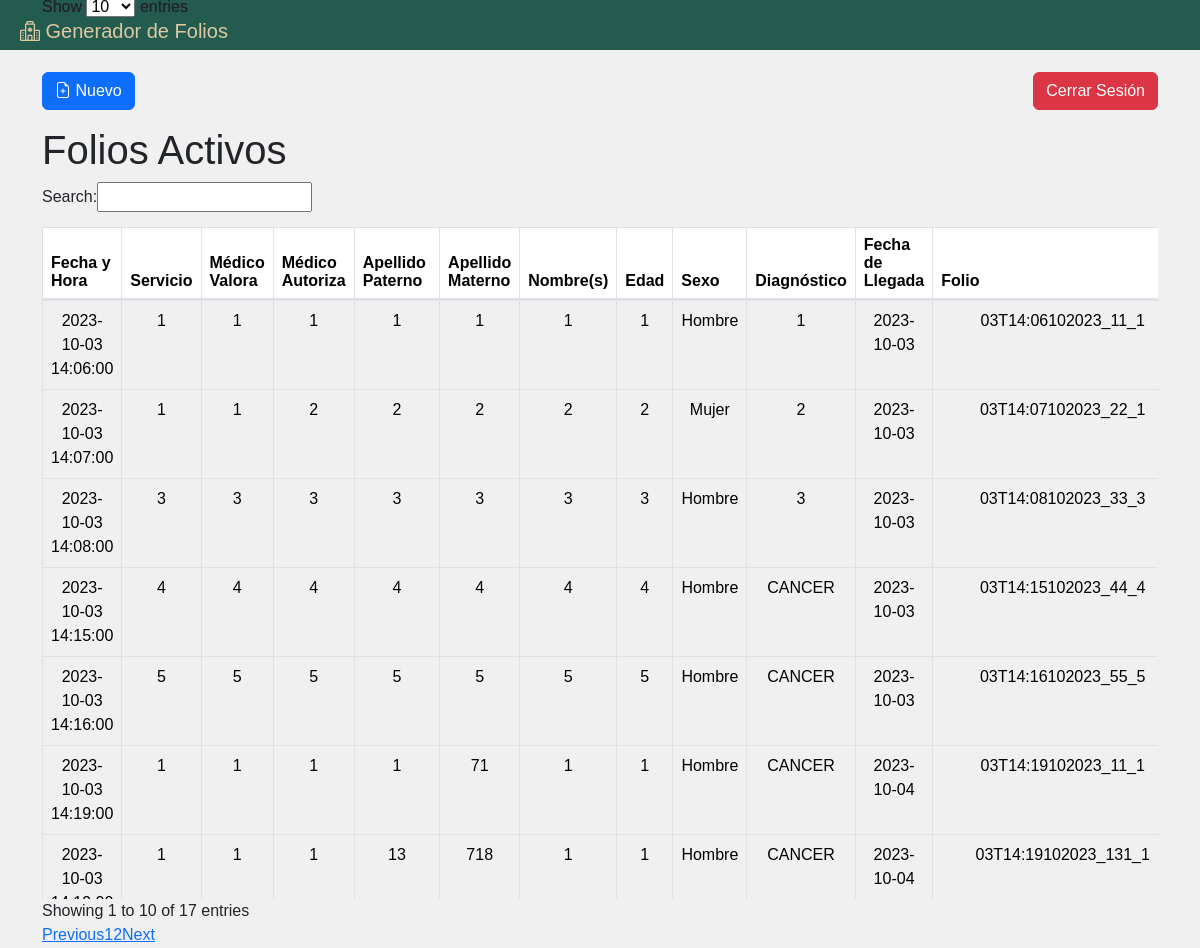
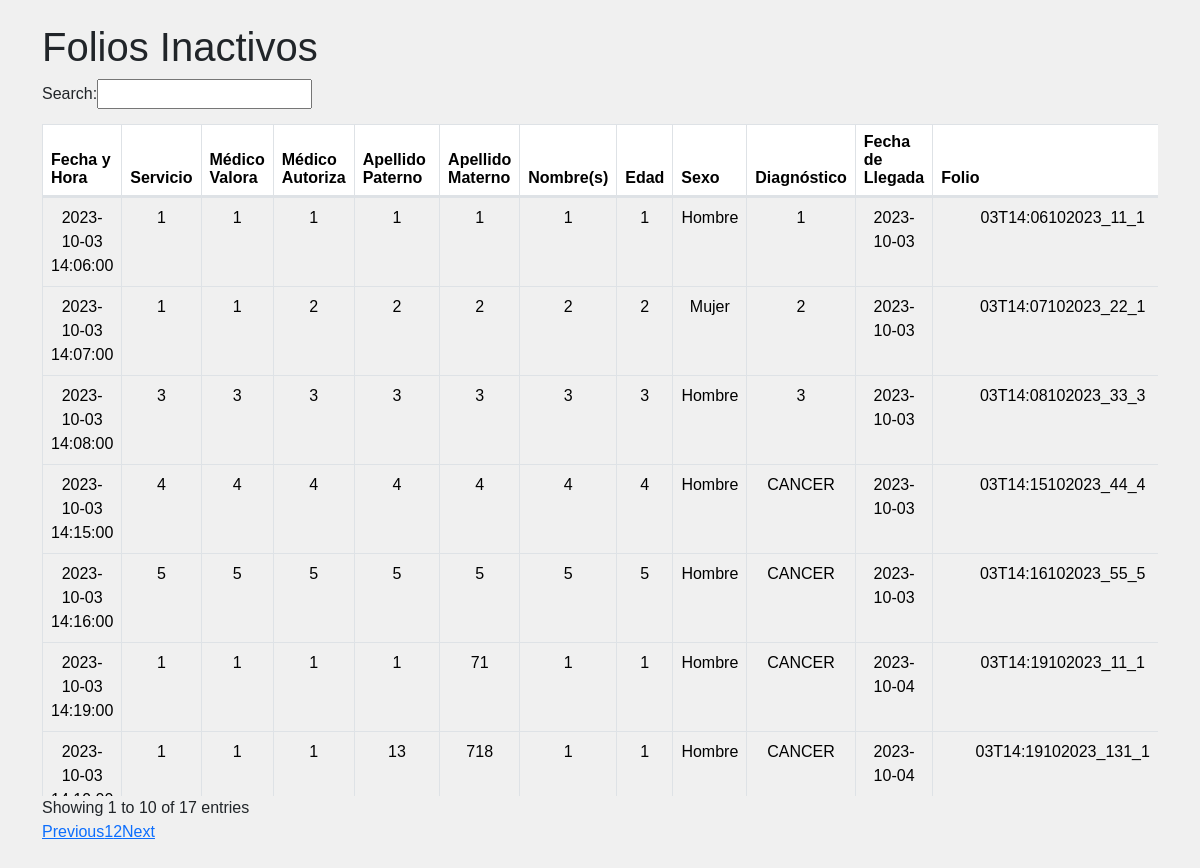
/folios/index.php (signed in), run on the app's committed database (2 pictures, top to bottom).
### tables this page shows
CREATE TABLE `registros` (
  `id_folio` int(11) NOT NULL,
  `fechaHora` datetime NOT NULL,
  `servicio` varchar(25) NOT NULL,
  `medicoValorador` varchar(75) NOT NULL,
  `mediocoAutorizador` varchar(75) NOT NULL,
  `apellidoPaterno` varchar(50) NOT NULL,
  `apellidoMaterno` varchar(50) NOT NULL,
  `nombre` varchar(50) NOT NULL,
  `edad` int(11) NOT NULL,
  `sexo` varchar(15) NOT NULL,
  `diagnostico` varchar(50) NOT NULL,
  `fechaLlegada` date NOT NULL,
  `folio` varchar(100) NOT NULL
);

### folios/php/models/database.model.php (called while the page is built, shortened)
<?php
    class Database {
        private $host;
        private $dbName;
        private $username;
        private $password;
        public function __construct($host, $dbName, $username, $password){
            $this->host = $host;
            $this->dbName = $dbName;
            $this->username = $username;
            $this->password = $password;
        }
        function getConnections(){
            $connection = mysqli_connect($this->host,  $this->username, $this->password, $this->dbName);
            $connection->set_charset("utf8");
            return $connection;
        }
        function getRows($params){
            $all = array();
            $onConnection = $this->getConnections();
            if( $resultado = mysqli_query($onConnection, $params) ){
                while($fila = $resultado->fetch_array() ){
                    $all[]=$fila;
                }
                return $all;
            }
        }
    }
?>

### folios/php/controllers/tabla.controller.php (called while the page is built, shortened)
<?php
    require(__DIR__ . '/../models/database.model.php');
    $connectionDB = new Database(DB_HOST, DB_NAME, DB_USERNAME, DB_PASSWORD);
    $query_folios="SELECT * FROM registros";
    $data_folios =$connectionDB->getRows($query_folios);
?>

### folios/index.php (the view, shortened to what this page needs)
<?php
    require('php/controllers/tabla.controller.php');
?>
<!DOCTYPE html>
<html lang="en">
<head>
    <link href="https://cdn.jsdelivr.net/npm/bootstrap@5.3.2/dist/css/bootstrap.min.css" rel="stylesheet">
    <link rel="stylesheet" href="https://cdn.jsdelivr.net/npm/bootstrap-icons@1.11.1/font/bootstrap-icons.css">
    <link href="https://cdn.datatables.net/v/dt/dt-1.13.6/datatables.min.css" rel="stylesheet">
    <link rel="stylesheet" href="css/styles.css">
    <link
            rel="stylesheet"
            href="https://cdnjs.cloudflare.com/ajax/libs/font-awesome/6.2.0/css/all.min.css"
        />
</head>
    <header>
        <h5 style="color:#DDC9A3; margin-top: 20px;">
        <i class="bi bi-hospital"></i>
        Generador de Folios</h5>
    </header>
<br><br><br>
<body>
    <div class="container">
    <div style="overflow-x: auto;">
    <div class="d-flex justify-content-between align-items-center mb-3">
    <button type="button" class="btn btn-primary" data-bs-toggle="modal" data-bs-target="#exampleModal">
        <i class="bi bi-file-earmark-plus"></i>
        Nuevo
    </button>
    <button id="cerrar-sesion-button" class="btn btn-danger">Cerrar Sesión</button>
</div>
<h1>Folios Activos</h1>
<table id="miTabla" class="table table-bordered" style="width: 90%; margin: 0 auto;">
    <thead>
        <tr>
            <th>Fecha y Hora</th>
            <th>Servicio</th>
            <th>Médico Valora</th>
            <th>Médico Autoriza</th>
            <th>Apellido Paterno</th>
            <th>Apellido Materno</th>
            <th>Nombre(s)</th>
            <th>Edad</th>
            <th>Sexo</th>
            <th>Diagnóstico</th>
            <th>Fecha de Llegada</th>
            <th>Folio</th>
        </tr>
    </thead>
    <tbody>
        <?php
        foreach ($data_folios as $folio) {
            echo '<tr data-id="' . $folio['id_folio'] . '">';
            echo "<td>" . $folio['fechaHora'] . "</td>";
            echo "<td>" . $folio['servicio'] . "</td>";
            echo "<td>" . $folio['medicoValorador'] . "</td>";
            echo "<td>" . $folio['mediocoAutorizador'] . "</td>";
            echo "<td>" . $folio['apellidoPaterno'] . "</td>";
            echo "<td>" . $folio['apellidoMaterno'] . "</td>";
            echo "<td>" . $folio['nombre'] . "</td>";
            echo "<td>" . $folio['edad'] . "</td>";
            echo "<td>" . $folio['sexo'] . "</td>";
            echo "<td>" . $folio['diagnostico'] . "</td>";
            echo "<td>" . $folio['fechaLlegada'] . "</td>";
            echo "<td>" . $folio['folio'] . "</td>";
            echo "</tr>";
        }
        ?>
    </tbody>
</table>
<br>
<h1>Folios Inactivos</h1>
<table id="tabla2" class="table table-bordered" style="width: 90%; margin: 0 auto;">
    <thead>
        <tr>
            <th>Fecha y Hora</th>
            <th>Servicio</th>
            <th>Médico Valora</th>
            <th>Médico Autoriza</th>
            <th>Apellido Paterno</th>
            <th>Apellido Materno</th>
            <th>Nombre(s)</th>
            <th>Edad</th>
            <th>Sexo</th>
            <th>Diagnóstico</th>
            <th>Fecha de Llegada</th>
            <th>Folio</th>
        </tr>
    </thead>
    <tbody>
        <?php
        foreach ($data_folios as $folio) {
            echo "<tr>";
            echo "<td>" . $folio['fechaHora'] . "</td>";
            echo "<td>" . $folio['servicio'] . "</td>";
            echo "<td>" . $folio['medicoValorador'] . "</td>";
            echo "<td>" . $folio['mediocoAutorizador'] . "</td>";
            echo "<td>" . $folio['apellidoPaterno'] . "</td>";
            echo "<td>" . $folio['apellidoMaterno'] . "</td>";
            echo "<td>" . $folio['nombre'] . "</td>";
            echo "<td>" . $folio['edad'] . "</td>";
            echo "<td>" . $folio['sexo'] . "</td>";
            echo "<td>" . $folio['diagnostico'] . "</td>";
            echo "<td>" . $folio['fechaLlegada'] . "</td>";
            echo "<td>" . $folio['folio'] . "</td>";
            echo "</tr>";
        }
        ?>
    </tbody>
</table>
    <br>
</div>
</body>
</html>

### folios/css/styles.css (style rules this page uses)
body { font-family: Arial, sans-serif; margin: 0; padding: 0; background-color: #f0f0f0; }
header { position: fixed; top: 0; width: 100%; height: 50px; display: flex; justify-content: space-between; align-items: center; padding: 0 20px; background-color:#235B4E; }
#miTabla, #tabla2 { margin: 0 auto; width: 90%; }
#miTabla td, #miTabla th, #tabla2 td, #tabla2 th { text-align: center; }
#miTabla tbody tr, #tabla2 tbody tr { line-height: 1.5; margin-bottom: 10px; }
#miTabla, #tabla2 { --bs-table-bg: transparent; }

### data on the page
registros: fechaHora "2023-10-03 14:06:00", servicio "1", medicoValorador "1", mediocoAutorizador "1", apellidoPaterno "1", apellidoMaterno "1", nombre "1", edad "1", sexo "Hombre", diagnostico "1", fechaLlegada "2023-10-03", folio "03T14:06102023_11_1"
registros: fechaHora "2023-10-03 14:07:00", servicio "1", medicoValorador "1", mediocoAutorizador "2", apellidoPaterno "2", apellidoMaterno "2", nombre "2", edad "2", sexo "Mujer", diagnostico "2", fechaLlegada "2023-10-03", folio "03T14:07102023_22_1"
registros: fechaHora "2023-10-03 14:08:00", servicio "3", medicoValorador "3", mediocoAutorizador "3", apellidoPaterno "3", apellidoMaterno "3", nombre "3", edad "3", sexo "Hombre", diagnostico "3", fechaLlegada "2023-10-03", folio "03T14:08102023_33_3"
registros: fechaHora "2023-10-03 14:15:00", servicio "4", medicoValorador "4", mediocoAutorizador "4", apellidoPaterno "4", apellidoMaterno "4", nombre "4", edad "4", sexo "Hombre", diagnostico "CANCER", fechaLlegada "2023-10-03", folio "03T14:15102023_44_4"
registros: fechaHora "2023-10-03 14:16:00", servicio "5", medicoValorador "5", mediocoAutorizador "5", apellidoPaterno "5", apellidoMaterno "5", nombre "5", edad "5", sexo "Hombre", diagnostico "CANCER", fechaLlegada "2023-10-03", folio "03T14:16102023_55_5"
registros: fechaHora "2023-10-03 14:19:00", servicio "1", medicoValorador "1", mediocoAutorizador "1", apellidoPaterno "1", apellidoMaterno "71", nombre "1", edad "1", sexo "Hombre", diagnostico "CANCER", fechaLlegada "2023-10-04", folio "03T14:19102023_11_1"
registros: fechaHora "2023-10-03…", servicio "1", medicoValorador "1", mediocoAutorizador "1", apellidoPaterno "13", apellidoMaterno "718", nombre "1", edad "1", sexo "Hombre", diagnostico "CANCER", fechaLlegada "2023-10-04", folio "03T14:19102023_131_1"
